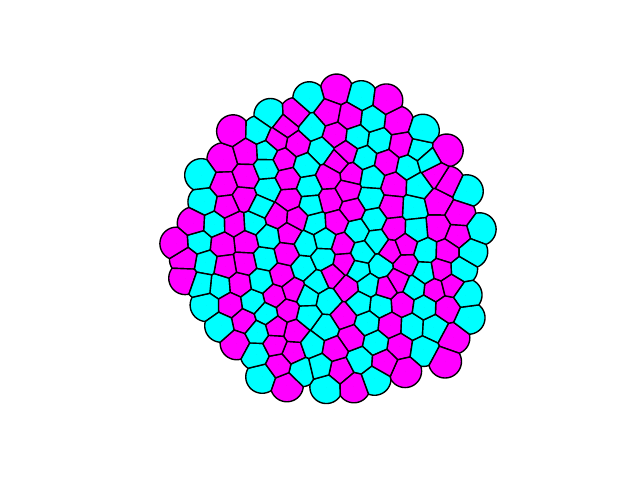

This chart was generated by the following Python code:
import numpy as np
import matplotlib.pyplot as plt
from FVmesh import initializeFVmesh
from Organoid2D import initializeOrganoid
from Parameters import setParameters
import pandas as pd
from matplotlib.animation import FuncAnimation

Prm = setParameters()
TEfunc = lambda theta: np.array([7*np.cos(theta),7*(np.sin(theta)-2/3)]).T
TE = TEfunc(np.linspace(0,2*np.pi,100))
Organoid = initializeOrganoid(Prm, TE=TE, Transcription=True)
FVmesh = initializeFVmesh(Organoid.Pos, Radius=Organoid.Radius, TE=TE)
FVmesh.plot(Organoid.NANOG)

#plt.xlim(min(Organoid.Pos[:,1])*1.3,max(Organoid.Pos[:,1])*1.3)
#plt.ylim(min(Organoid.Pos[:,1])*1.3,max(Organoid.Pos[:,1])*1.3)
plt.axes().set_aspect('equal')
plt.show()
""" 
fig, ax = plt.subplots()
def update(i):
    Pos = Organoid.Data[i][1]
    FVmesh = initializeFVmesh(Pos, Radius=Organoid.Radius, TE=TE)
    plt.cla()
    FVmesh.plot(size=1000/len(Organoid.IDs), bounds=[min(Organoid.NANOG),max(Organoid.NANOG)])
    plt.xlim(min(Organoid.Pos[:,0])*1.3,max(Organoid.Pos[:,0])*1.3)
    plt.ylim(min(Organoid.Pos[:,1])*1.3,max(Organoid.Pos[:,1])*1.3)
    return

ani = FuncAnimation(fig, update, frames=Prm.nofSteps, interval=1, blit=False)
ani.save('Results/test.mp4', fps=70, dpi=200) """

#df = pd.DataFrame(FVmesh.Pos)
#df.to_csv('testOrganoid.csv', index=False)